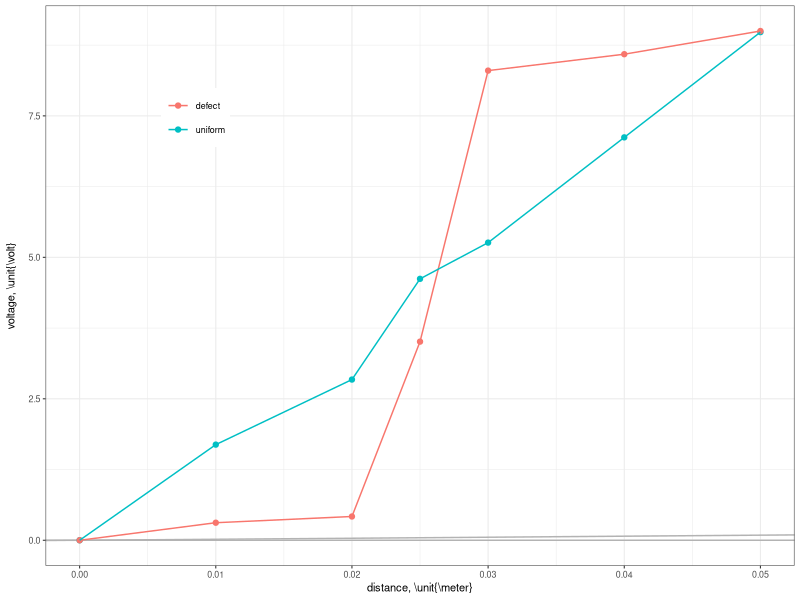

Recreate this plot in R.
library(ggplot2)
library(dplyr)

raw <- read.csv('fig2.csv',header=TRUE)
data <- tibble(raw)

fig2 <- ggplot(data,aes(x=x_cm/100,y=V,color=surface))+
     geom_abline(intercept=0,slope=9/5,color="gray70")+
     geom_hline(yintercept=0,color="gray70")+
     geom_point()+
     geom_line()+
     theme_bw(base_size=8)+
     xlab('distance, \\unit{\\meter}')+
     ylab('voltage, \\unit{\\volt}')+
     theme(
	legend.position='inside',
	legend.position.inside=c(0.2,0.8),
	legend.title=element_blank(),
	axis.title.y=element_text(margin=margin(t=0,r=8,b=0,l=0)))

ggsave('fig2.svg',plot=fig2,width=3.5,height=2,units="in")
